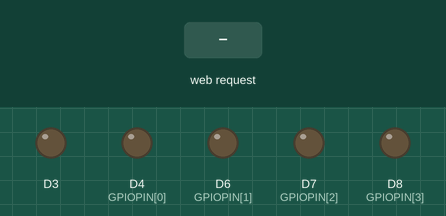
Simulated run of this sketch. Board: ESP8266 (NodeMCU). Shown: output pins drawn as LEDs (lit = HIGH). The test bench sets the inputs (shaded band). WiFi joins after 1.5 s; servers stay silent unless stated; what the sketch prints to the serial monitor is not drawn.

Above: at 2.7 s.
2.8 s: HTTP request GET /?LED_BUILTIN=1 received
At 4.6 s:
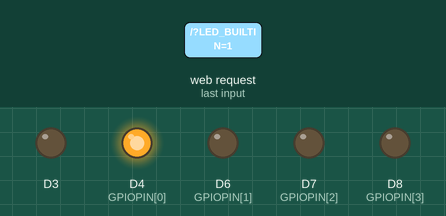
5.0 s: HTTP request GET /?D6=1 received
At 6.2 s:
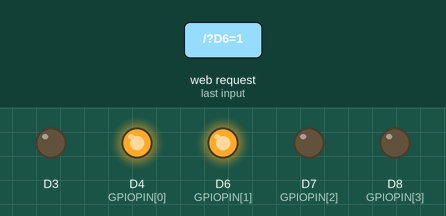
7.0 s: HTTP request GET /?LED_BUILTIN=0 received
At 8.7 s:
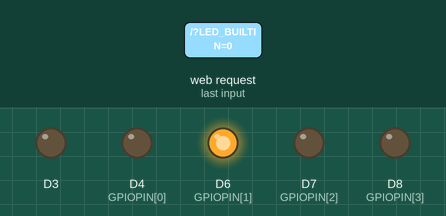
9.0 s: HTTP request GET /?D7=1 received
At 10.4 s:
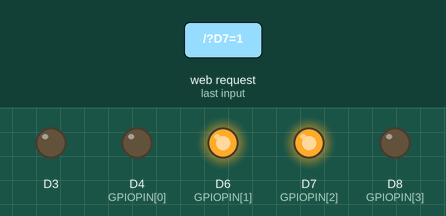
11.0 s: HTTP request GET /?D6=0 received
At 12.0 s:
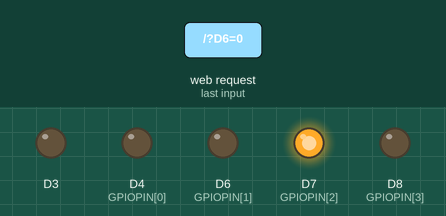
13.0 s: HTTP request GET /?LED_BUILTIN=1&D6=1&D7=1 received
At 14.7 s:
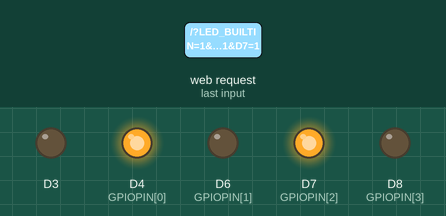
Timing chart, 0 to 16.0 s (numbered marks = the images above; inputs shaded):
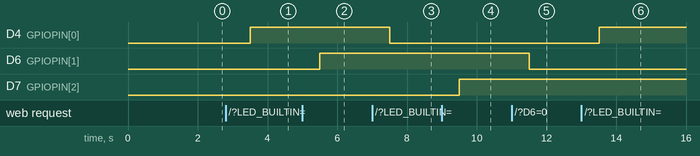

The sketch:

rfid_nodemcu_webserver.ino
```cpp
#include <WiFiClient.h>
#include <ESP8266WebServer.h>

#define ssid      "akernet"       // WiFi SSID
#define password  "thepasswordis1"  // WiFi password

#define MAXUSERS  13 // Maximum numbers of users on device
#define MAXDOORS 2  //

class User {
  public:

   void setUserName(String name_s) {
    username = name_s;
   }
   void setCard(int fc, int cc) {
    facilitycode = fc;
    cardcode = cc;
   }

   void setAccess(int door) {
    access[door] = access[door] ? 0 : 1;
   }

   String getUserName() {
    return username;
   }

   int getAccess(int door) {
    return access[door];
   }

   int getCode(int FC) {
    if (FC)
      return facilitycode;
    return cardcode;
   }

  private:
   int facilitycode = 0;
   int cardcode = 0;
   int access[MAXDOORS];
   String username = "NA";
};

User USERS[MAXUSERS];


const uint8_t GPIOPIN[4] = {LED_BUILTIN,D6,D7,D8};  // Led
float   t = 0 ;
float   h = 0 ;
float   p = 0;
String  GPIOSTATE[4] = {"OFF","OFF","OFF","OFF"};


// Création des objets / create Objects
ESP8266WebServer server ( 80 );

String getPage(){
  String page = "<html lang='en'><head><meta http-equiv='refresh' content='60' name='viewport' content='width=device-width, initial-scale=1'/>";
  page += "<link rel='stylesheet' href='https://maxcdn.bootstrapcdn.com/bootstrap/3.3.7/css/bootstrap.min.css'><script src='https://ajax.googleapis.com/ajax/libs/jquery/3.1.1/jquery.min.js'></script><script src='https://maxcdn.bootstrapcdn.com/bootstrap/3.3.7/js/bootstrap.min.js'></script>";
  page += "<title>RFID Control Center</title></head><body>";
  page += "<div class='container-fluid'>";
  page +=   "<div class='row'>";
  page +=     "<div class='col-md-12'>";
  page +=       "<h1>RFID Control Center</h1>";

  page += userTable();

  page +=       "<h3>GPIO</h3>";
  page +=       "<div class='row'>";
  page +=         "<div class='col-md-4'><h4 class ='text-left'>LED_BUILTIN ";
  page +=           "<span class='badge'>";
  page +=           GPIOSTATE[0];
  page +=         "</span></h4></div>";
  page +=         "<div class='col-md-4'><form action='/' method='POST'><button type='button submit' name='LED_BUILTIN' value='1' class='btn btn-success btn-s'>ON</button></form></div>";
  page +=         "<div class='col-md-4'><form action='/' method='POST'><button type='button submit' name='LED_BUILTIN' value='0' class='btn btn-danger btn-s'>OFF</button></form></div>";
  page +=         "<div class='col-md-4'><h4 class ='text-left'>D6 ";
  page +=           "<span class='badge'>";
  page +=           GPIOSTATE[1];
  page +=         "</span></h4></div>";
  page +=         "<div class='col-md-4'><form action='/' method='POST'><button type='button submit' name='D6' value='1' class='btn btn-success btn-s'>ON</button></form></div>";
  page +=         "<div class='col-md-4'><form action='/' method='POST'><button type='button submit' name='D6' value='0' class='btn btn-danger btn-s'>OFF</button></form></div>";
  page +=         "<div class='col-md-4'><h4 class ='text-left'>D7 ";
  page +=           "<span class='badge'>";
  page +=           GPIOSTATE[2];
  page +=         "</span></h4></div>";
  page +=         "<div class='col-md-4'><form action='/' method='POST'><button type='button submit' name='D7' value='1' class='btn btn-success btn-s'>ON</button></form></div>";
  page +=         "<div class='col-md-4'><form action='/' method='POST'><button type='button submit' name='D7' value='0' class='btn btn-danger btn-s'>OFF</button></form></div>";
  page +=         "<div class='col-md-4'><h4 class ='text-left'>D8 ";
  page +=           "<span class='badge'>";
  page +=           GPIOSTATE[3];
  page +=         "</span></h4></div>";
  page +=         "<div class='col-md-4'><form action='/' method='POST'><button type='button submit' name='D8' value='1' class='btn btn-success btn-s'>ON</button></form></div>";
  page +=         "<div class='col-md-4'><form action='/' method='POST'><button type='button submit' name='D8' value='0' class='btn btn-danger btn-s'>OFF</button></form></div>";
  page +=       "</div>";
  page +=     "<br>";//<p><a href='http://www.projetsdiy.fr'>www.projetsdiy.fr</p>";
  page += "</div></div></div>";
  page += "</body></html>";
  return page;
}

String userTable(){
  String usertable = "<table class='table'>";
  usertable +=         "<thead><tr><th>User</th><th>Front Door Access</th><th>Nathan's Room Access</th><th>Facility Code</th><th>Card Code</th><th>Delete User</th></tr></thead>";
  usertable +=         "<tbody>";

  for(int i = 0; i < MAXUSERS; i++){
    usertable += "<tr><td>";
    usertable += USERS[i].getUserName();
    usertable += "</td><td>";
    usertable += USERS[i].getAccess(0);
    usertable += "</td><td>";
    usertable += USERS[i].getAccess(1);
    usertable += "</td><td>";
    usertable += USERS[i].getCode(1);
    usertable += "</td><td>";
    usertable += USERS[i].getCode(0);
    usertable += "</td><td>-</td></tr>";
  }
  usertable +=       "</tbody></table>";

  return usertable;
}


void handleRoot(){
  if ( server.hasArg("LED_BUILTIN") ) {
    handleLED_BUILTIN();
  } else if ( server.hasArg("D6") ) {
    handleD6();
  } else if ( server.hasArg("D7") ) {
    handleD7();
  } else if ( server.hasArg("D8") ) {
    handleD8();
  } else {
    server.send ( 200, "text/html", getPage() );
  }
}

void handleLED_BUILTIN() {
  String LED_BUILTINValue;
  updateGPIO(0,server.arg("LED_BUILTIN"));
}

void handleD6() {
  String D6Value;
  updateGPIO(1,server.arg("D6"));
}

void handleD7() {
  String D7Value;
  updateGPIO(2,server.arg("D7"));
}

void handleD8() {
  String D8Value;
  updateGPIO(3,server.arg("D8"));
}

void updateGPIO(int gpio, String DxValue) {
  Serial.println("");
  Serial.println("Update GPIO "); Serial.print(GPIOPIN[gpio]); Serial.print(" -> "); Serial.println(DxValue);

  if ( DxValue == "1" ) {
    digitalWrite(GPIOPIN[gpio], HIGH);
    GPIOSTATE[gpio] = "On";
    server.send ( 200, "text/html", getPage() );
  } else if ( DxValue == "0" ) {
    digitalWrite(GPIOPIN[gpio], LOW);
    GPIOSTATE[gpio] = "Off";
    server.send ( 200, "text/html", getPage() );
  } else {
    Serial.println("Err Led Value");
  }
}

void setup() {
  for ( int x = 0 ; x < 5 ; x++ ) {
    pinMode(GPIOPIN[x],OUTPUT);
  }
  Serial.begin ( 115200 );

  WiFi.begin ( ssid, password );
  // Attente de la connexion au réseau WiFi / Wait for connection
  while ( WiFi.status() != WL_CONNECTED ) {
    delay ( 500 ); Serial.print ( "." );
  }
  // Connexion WiFi établie / WiFi connexion is OK
  Serial.println ( "" );
  Serial.print ( "Connected to " ); Serial.println ( ssid );
  Serial.print ( "IP address: " ); Serial.println ( WiFi.localIP() );

  // On branche la fonction qui gère la premiere page / link to the function that manage launch page
  server.on ( "/", handleRoot );

  server.begin();
  Serial.println ( "HTTP server started" );

}

void loop() {
  // put your main code here, to run repeatedly:
  server.handleClient();
  t = 0;
  h = 69;
  p = 89;

  delay(1000);
}
```

Measured:
- after the input at 2.8 s, D4 (GPIOPIN[0]): LOW → HIGH after 0.70 s
- after the input at 5.0 s, D6 (GPIOPIN[1]): LOW → HIGH after 0.50 s
- after the input at 7.0 s, D4 (GPIOPIN[0]): HIGH → LOW after 0.50 s
- after the input at 9.0 s, D7 (GPIOPIN[2]): LOW → HIGH after 0.50 s
- after the input at 11.0 s, D6 (GPIOPIN[1]): HIGH → LOW after 0.51 s
- after the input at 13.0 s, D4 (GPIOPIN[0]): LOW → HIGH after 0.51 s
